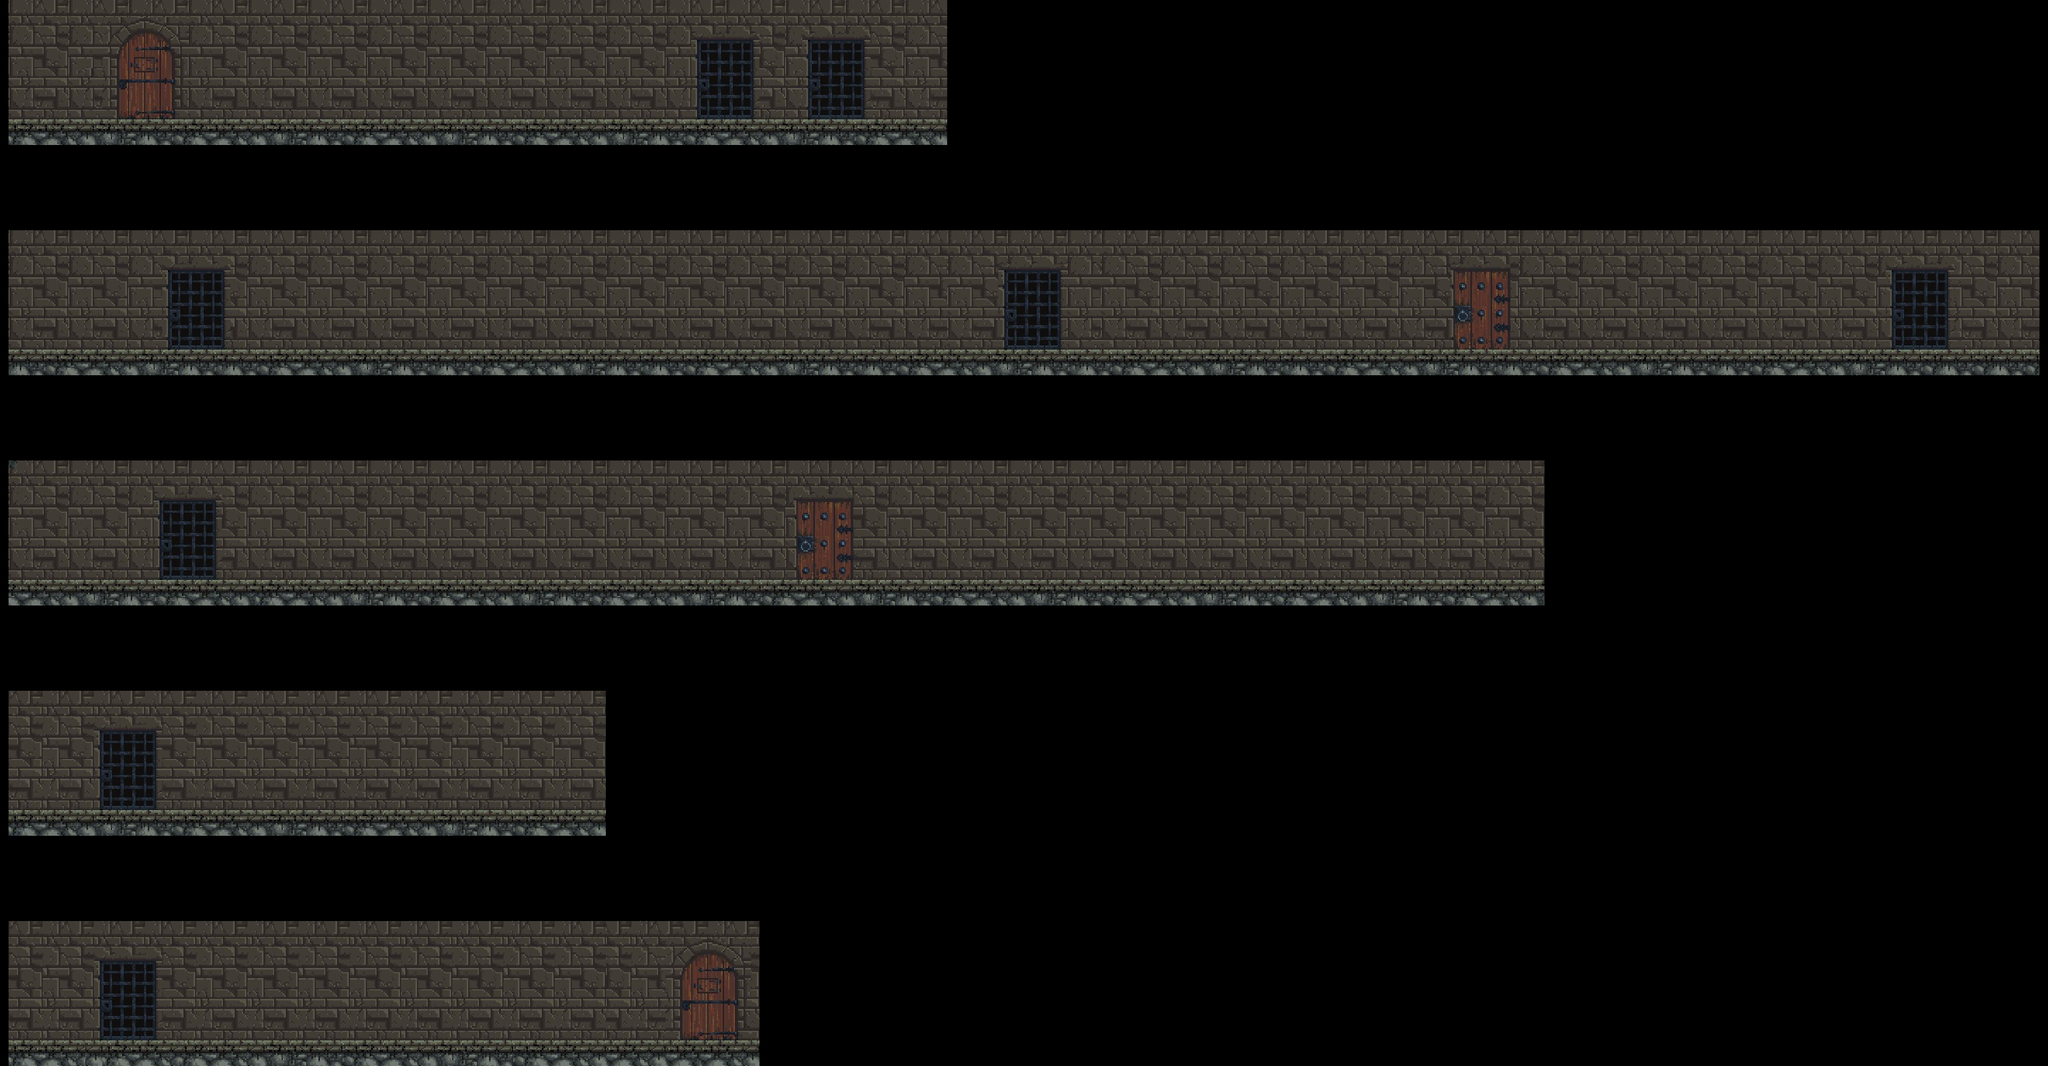

This game map was drawn from its Tiled (.tmx) file and the tilesets committed beside it. A one-line description and the trimmed map source follow:
An orthogonal 240x125 tile map with 16x16 px tiles, 5 tile layers (background, ground, door-area, door-hide, ...) and 26 objects.

<map version="1.2" tiledversion="1.3.0" orientation="orthogonal" renderorder="right-down" compressionlevel="0" width="240" height="125" tilewidth="16" tileheight="16" infinite="0" nextlayerid="33" nextobjectid="41">
 <tileset firstgid="1" source="../../World/Dungeon-Door.tsx" />
 <layer id="24" name="background" width="240" height="125">
  <data>[30000 cells, 9444 non-empty, 98 distinct tile ids]</data>
 </layer>
 <layer id="25" name="ground" width="240" height="125">
  <data>[30000 cells, 2059 non-empty, 120 distinct tile ids]</data>
 </layer>
 <layer id="26" name="door-area" width="240" height="125">
  <data>[30000 cells, 645 non-empty, 85 distinct tile ids]</data>
 </layer>
 <layer id="27" name="door-hide" width="240" height="125">
  <data>[30000 cells, 140 non-empty, 70 distinct tile ids]</data>
 </layer>
 <layer id="28" name="door-level" width="240" height="125">
  <data>[30000 cells, 240 non-empty, 120 distinct tile ids]</data>
 </layer>
 <objectgroup id="7" name="ground-object">
  <object id="1" x="16" y="224" width="1760" height="48" />
  <object id="13" x="16.6818" y="655.515" width="3808" height="48" />
  <object id="18" x="16" y="1088" width="2880" height="48" />
  <object id="23" x="16" y="1520" width="1120" height="48" />
  <object id="32" x="13.2121" y="1951.52" width="1408" height="48" />
 </objectgroup>
 <objectgroup id="9" name="door-level" />
 <objectgroup id="10" name="chest-object-area1">
  <object id="7" x="656" y="163.333" width="80" height="59.6667" />
 </objectgroup>
 <objectgroup id="11" name="door-area2-object-area1">
  <object id="10" x="1306" y="74" width="106" height="146" />
 </objectgroup>
 <objectgroup id="12" name="door-area5-object-area1">
  <object id="11" x="1516" y="74" width="106" height="146" />
 </objectgroup>
 <objectgroup id="14" name="door-area1-object-area2">
  <object id="12" x="318.182" y="506.061" width="103.03" height="148.485" />
 </objectgroup>
 <objectgroup id="16" name="door-area3-object-area2">
  <object id="15" x="1884" y="506.667" width="104" height="142.667" />
 </objectgroup>
 <objectgroup id="17" name="door-area4-object-area2">
  <object id="16" x="3546.67" y="506.667" width="105.333" height="147.667" />
 </objectgroup>
 <objectgroup id="18" name="door-hide-object-area2">
  <object id="17" x="2725.33" y="504" width="106.667" height="146.667" />
 </objectgroup>
 <objectgroup id="21" name="chest-object-area3">
  <object id="22" x="2736" y="1024" width="61.6667" height="60.6667" />
 </objectgroup>
 <objectgroup id="19" name="door-area2-object-area3">
  <object id="20" x="300" y="937.333" width="105.333" height="148" />
 </objectgroup>
 <objectgroup id="20" name="door-hide-object-area3">
  <object id="21" x="1492" y="937.333" width="105.333" height="148" />
 </objectgroup>
 <objectgroup id="23" name="chest-object-area4">
  <object id="27" x="528.5" y="1457.41" width="64.6818" height="61.5909" />
 </objectgroup>
 <objectgroup id="22" name="door-area2-object-area4">
  <object id="24" x="185.333" y="1369.33" width="108" height="148" />
 </objectgroup>
 <objectgroup id="29" name="chest-object-area5">
  <object id="29" x="1055.95" y="1890.5" width="68.2879" height="58.9545" />
 </objectgroup>
 <objectgroup id="30" name="door-area1-object-area5">
  <object id="30" x="187.879" y="1803.03" width="106.061" height="145.455" />
 </objectgroup>
 <objectgroup id="31" name="finish-door">
  <object id="31" x="1263.64" y="1757.58" width="133.333" height="193.939" />
 </objectgroup>
 <objectgroup id="32" name="wall-object">
  <object id="33" x="0" y="0" width="16" height="2000" />
  <object id="35" x="1776" y="0" width="16" height="272" />
  <object id="37" x="3824" y="433" width="17.3333" height="269.667" />
  <object id="38" x="2896" y="862.667" width="16" height="272" />
  <object id="39" x="1136" y="1296" width="16" height="272" />
  <object id="40" x="1424" y="1728" width="16" height="272" />
 </objectgroup>
</map>
